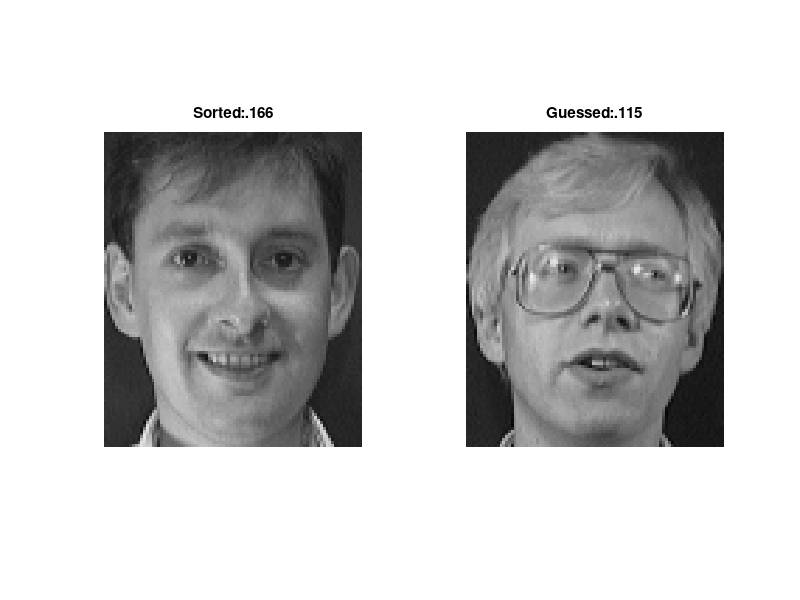

Write the MATLAB code that produced this figure.
%Setup
    clear all;
    close all;

%Try to load the databse 
    try %-> have one
        load('database');

        %Setup
        num_rand = randi(num_files);
            %Characteristics of the chosen one
        comparison = LBPDatabase(num_rand, :);

        the_one = 1;
        buff = pdist2(LBPDatabase(1, :), comparison);

        %Similarity finder
        for i=2 : num_files
            if i ~= num_rand
                d = pdist2(LBPDatabase(i, :), comparison);
                if d < buff
                    buff = d;
                    the_one = i;
                end
            end
        end

        figure('Name', 'Similarity checker');
        subplot(1,2,1); imshow(images{num_rand}); title(strcat('Sorted:.', num2str(num_rand)));
        subplot(1,2,2); imshow(images{the_one}); title(strcat('Guessed:.', num2str(the_one)));
    
    catch %-> don't have one
        %Generate the database
        run generate
        run recognition_V3
    end
